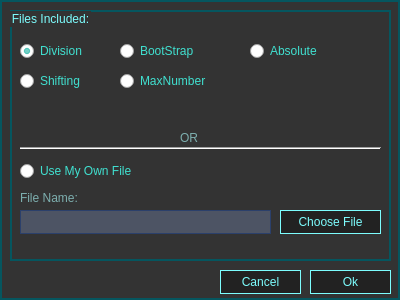
<?xml version="1.0" encoding="UTF-8"?>
<ui version="4.0">
 <class>LoadDialog</class>
 <widget class="QDialog" name="LoadDialog">
  <property name="geometry">
   <rect>
    <x>0</x>
    <y>0</y>
    <width>400</width>
    <height>300</height>
   </rect>
  </property>
  <property name="windowTitle">
   <string>Dialog</string>
  </property>
  <property name="styleSheet">
   <string notr="true">QDialog {
color: #7DFDFE; 
background-color: #333333;
border: 2px solid #05565F;
}

QGroupBox{
color: #7DFDFE; 
background-color: #333333;
border: 2px solid #05565F;
}

QRadioButton {
 color: #40E0D0 ;
}

QRadioButton:hover {
 color: #FF8533 ;
}

QLabel { 
background-color : transparent; 
color : #7DAFAF; 
}

QLineEdit{
background-color: #4D5464;
border: 1px solid #2B406B;
color: #FFFFFF;
}

QPushButton{
background-color: #222222;
color: #7DFDFE; 
border: 1px solid #7DFDFE;
}

QPushButton:hover { 
color: #7DAFAF;
border: 1px solid #FF8533;
}
</string>
  </property>
  <widget class="QPushButton" name="okBtn">
   <property name="geometry">
    <rect>
     <x>310</x>
     <y>270</y>
     <width>81</width>
     <height>24</height>
    </rect>
   </property>
   <property name="text">
    <string>Ok</string>
   </property>
  </widget>
  <widget class="QPushButton" name="cancelBtn">
   <property name="geometry">
    <rect>
     <x>220</x>
     <y>270</y>
     <width>81</width>
     <height>24</height>
    </rect>
   </property>
   <property name="text">
    <string>Cancel</string>
   </property>
  </widget>
  <widget class="QGroupBox" name="PreExistingFileGroupBox">
   <property name="geometry">
    <rect>
     <x>10</x>
     <y>10</y>
     <width>381</width>
     <height>251</height>
    </rect>
   </property>
   <property name="title">
    <string>Files Included:</string>
   </property>
   <widget class="QRadioButton" name="divBtn">
    <property name="geometry">
     <rect>
      <x>10</x>
      <y>30</y>
      <width>102</width>
      <height>22</height>
     </rect>
    </property>
    <property name="text">
     <string>Division</string>
    </property>
    <property name="checked">
     <bool>true</bool>
    </property>
   </widget>
   <widget class="QRadioButton" name="shfBtn">
    <property name="geometry">
     <rect>
      <x>10</x>
      <y>60</y>
      <width>102</width>
      <height>22</height>
     </rect>
    </property>
    <property name="text">
     <string>Shifting</string>
    </property>
   </widget>
   <widget class="QRadioButton" name="absBtn">
    <property name="geometry">
     <rect>
      <x>240</x>
      <y>30</y>
      <width>102</width>
      <height>22</height>
     </rect>
    </property>
    <property name="text">
     <string>Absolute</string>
    </property>
   </widget>
   <widget class="QRadioButton" name="bsBtn">
    <property name="geometry">
     <rect>
      <x>110</x>
      <y>30</y>
      <width>102</width>
      <height>22</height>
     </rect>
    </property>
    <property name="text">
     <string>BootStrap</string>
    </property>
   </widget>
   <widget class="QRadioButton" name="maxNumBtn">
    <property name="geometry">
     <rect>
      <x>110</x>
      <y>60</y>
      <width>102</width>
      <height>22</height>
     </rect>
    </property>
    <property name="text">
     <string>MaxNumber</string>
    </property>
   </widget>
   <widget class="QRadioButton" name="ownFileBtn">
    <property name="geometry">
     <rect>
      <x>10</x>
      <y>150</y>
      <width>141</width>
      <height>22</height>
     </rect>
    </property>
    <property name="text">
     <string>Use My Own File</string>
    </property>
   </widget>
   <widget class="QPushButton" name="chooseFileBtn">
    <property name="geometry">
     <rect>
      <x>270</x>
      <y>200</y>
      <width>101</width>
      <height>24</height>
     </rect>
    </property>
    <property name="text">
     <string>Choose File</string>
    </property>
   </widget>
  </widget>
  <widget class="Line" name="horizontalLine">
   <property name="geometry">
    <rect>
     <x>20</x>
     <y>140</y>
     <width>361</width>
     <height>16</height>
    </rect>
   </property>
   <property name="orientation">
    <enum>Qt::Horizontal</enum>
   </property>
  </widget>
  <widget class="QLabel" name="OrLbl">
   <property name="geometry">
    <rect>
     <x>180</x>
     <y>130</y>
     <width>59</width>
     <height>16</height>
    </rect>
   </property>
   <property name="text">
    <string>OR</string>
   </property>
  </widget>
  <widget class="QLabel" name="FileNameLbl">
   <property name="geometry">
    <rect>
     <x>20</x>
     <y>190</y>
     <width>71</width>
     <height>16</height>
    </rect>
   </property>
   <property name="text">
    <string>File Name:</string>
   </property>
  </widget>
  <widget class="QLineEdit" name="fileNameLineEdit">
   <property name="geometry">
    <rect>
     <x>20</x>
     <y>210</y>
     <width>251</width>
     <height>24</height>
    </rect>
   </property>
  </widget>
 </widget>
 <resources/>
 <connections/>
</ui>
